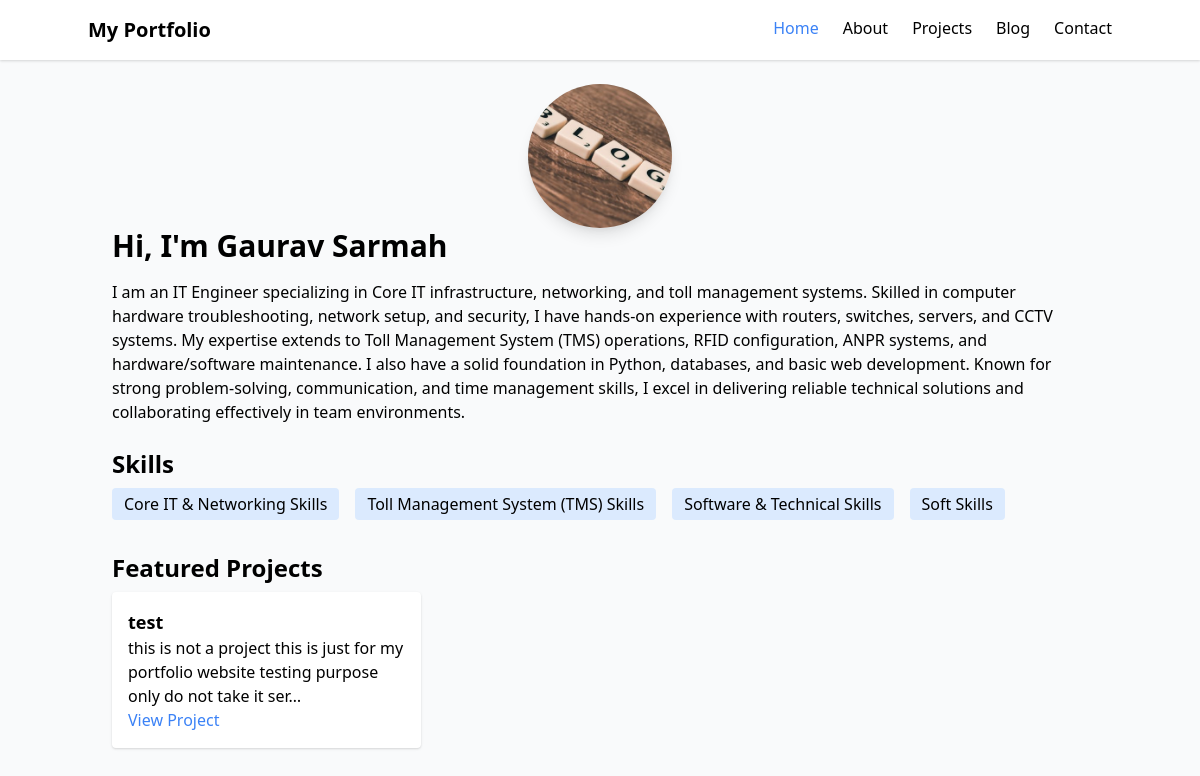
The page / on the database its author committed.
### portfolio/models.py (models this page shows, shortened)
class skill_header(models.Model):
    header = models.CharField(max_length=50)

class Project(models.Model):
    title = models.CharField(max_length=200)
    description = models.TextField()
    tech_stack = models.CharField(max_length=200)
    link = models.URLField(blank=True, null=True)
    image = models.ImageField(upload_to='projects/')
    created_at = models.DateField(auto_now_add=True)

### portfolio/views.py (the view)
# urls.py: 2. Add a URL to urlpatterns:  path('', views.home, name='home')
def home(request):
    skills = skill_header.objects.all()
    projects = Project.objects.all()[:3]
    latest_posts = BlogPost.objects.all().order_by('-created_at')[:3]
    return render(request, 'portfolio/home.html', {
        'skills': skills,
        'projects': projects,
        'latest_posts': latest_posts
    })

### portfolio/templates/portfolio/home.html (shortened to what this page needs)
{% extends 'portfolio/base.html' %}
{% load static %}
{% block content %}
    <div class="text-center mb-6 md:mb-0">
      <img src="{% static 'images/profile.jpg' %}" alt="Profile" class="w-36 h-36 rounded-full mx-auto shadow-lg object-cover">
    </div>
<h1 class="text-3xl font-bold mb-4">Hi, I'm Gaurav Sarmah</h1>
<p class="mb-6">I am an IT Engineer specializing in Core IT infrastructure, networking, and toll management systems. Skilled in computer hardware troubleshooting, network setup, and security, I have hands-on experience with routers, switches, servers, and CCTV systems. My expertise extends to Toll Management System (TMS) operations, RFID configuration, ANPR systems, and hardware/software maintenance. I also have a solid foundation in Python, databases, and basic web development. Known for strong problem-solving, communication, and time management skills, I excel in delivering reliable technical solutions and collaborating effectively in team environments.</p>
<h2 class="text-2xl font-semibold mb-2">Skills</h2>
<div class="flex flex-wrap gap-4">
    {% for skill in skills %}
    <span class="bg-blue-100 px-3 py-1 rounded">{{ skill.header }}</span>
    {% endfor %}
</div>
<h2 class="text-2xl font-semibold mt-8 mb-2">Featured Projects</h2>
<div class="grid grid-cols-1 md:grid-cols-3 gap-6">
    {% for project in projects %}
    <div class="bg-white shadow rounded p-4">
        <h3 class="text-lg font-bold">{{ project.title }}</h3>
        <p>{{ project.description|truncatechars:100 }}</p>
        {% if project.link %}
        <a href="{{ project.link }}" target="_blank" class="text-blue-500">View Project</a>
        {% endif %}
    </div>
    {% endfor %}
</div>
{% endblock %}

### portfolio/templates/portfolio/base.html (style rules this page uses)
html { scroll-behavior: smooth; }

### rows shown on the page
skill_header: header "Core IT & Networking Skills"
skill_header: header "Toll Management System (TMS) Skills"
skill_header: header "Software & Technical Skills"
skill_header: header "Soft Skills"
Project: title "test", description "this is not a project this is just for my portfolio website testing purpose only do not take it ser…"
